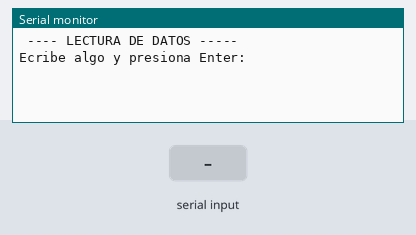
This sketch was run on a simulated Arduino Uno, built with avr-gcc and run on an emulated ATmega328P. Parts: the last lines printed to the serial monitor. The test bench sets the inputs (shaded band).

Above: at 1.2 s.
1.3 s: "1\n" received over Serial
At 2.5 s:
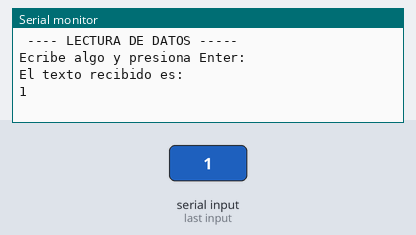
2.8 s: "0\n" received over Serial
At 3.7 s:
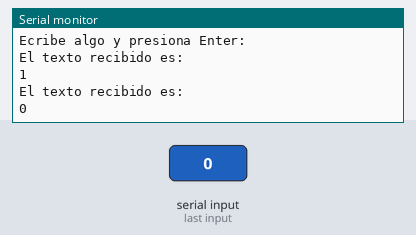
4.3 s: "2\n" received over Serial
At 4.8 s:
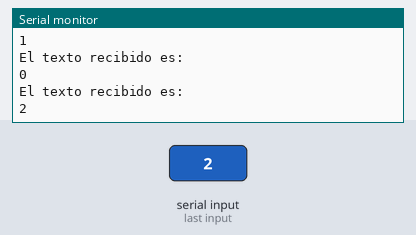

Measured:
- after the input at 1.3 s, the serial monitor: prints a new line at once (image 1)
- after the input at 2.8 s, the serial monitor: prints a new line at once (image 2)
- after the input at 4.3 s, the serial monitor: prints a new line at once (image 3)

The sketch:

P06_Lectura_de_caracteres.ino
```cpp
/*
  programa 5: Lectura de datos del puerto serie
  Lectura de datos a través del teclado por el puerto serie, solo frases, parrafos no
*/

String texto;

void setup() {

  Serial.begin(9600); // Comunicación serial para visualizar resultado por consola

  Serial.println(" ---- LECTURA DE DATOS -----");
  Serial.println("");
  Serial.println("Ecribe algo y presiona Enter: ");
}

void loop() {

  // Verificar si hay datos disponibles
  if (Serial.available() > 0) {

    // leer una cadena de caracteres hasta que se encuentre un salto de línea
    texto = Serial.readStringUntil('\n');

    // Mostar el caracter introducido
    Serial.println("El texto recibido es: "); Serial.println(texto);
  }
}
```
